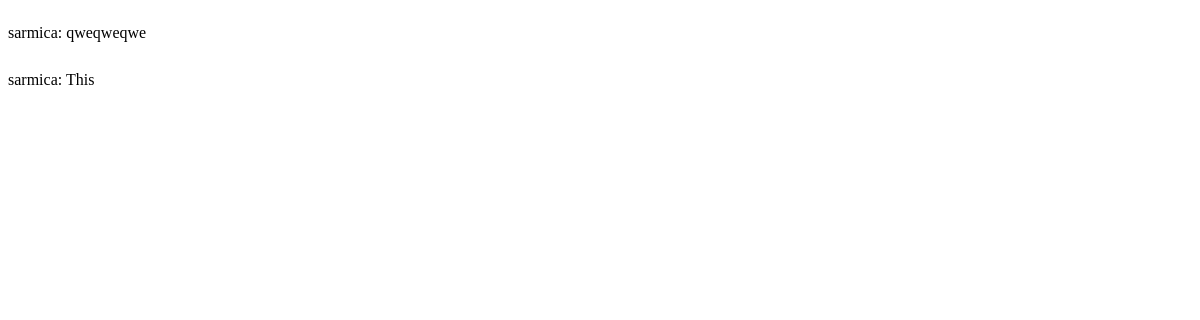
The app's page /comments/225/, older data.
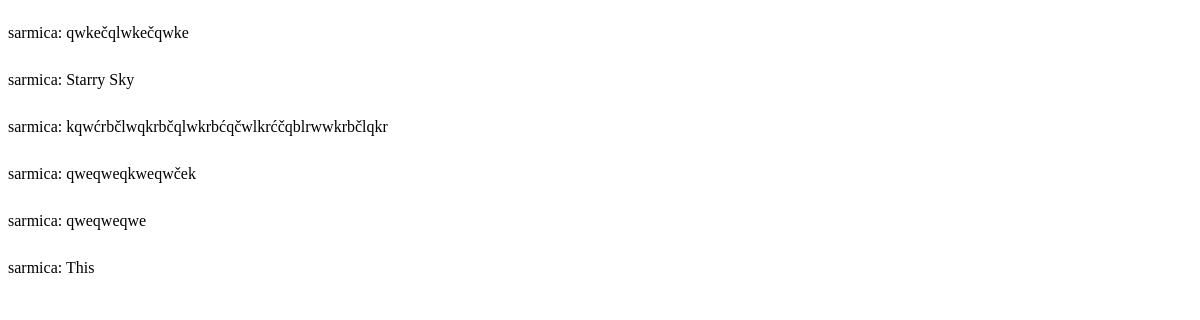
The same page, newer data.
### posts/models.py (models this page shows, shortened)
class Comment(models.Model):
    username = models.ForeignKey(User, on_delete=models.CASCADE)
    post = models.ForeignKey(Post, on_delete=models.CASCADE)
    text = models.CharField(max_length=700)
    likes_count = models.IntegerField()
    pub_date = models.DateField()
    def __str__(self):
        comment =  self.username.username + ": " + self.text.rstrip()
        return comment

### posts/views.py (the view)
# urls.py: path("comments/<int:pk>/", views.ShowPostComments.as_view(), name="show_comments"),
class ShowPostComments(ListView):
    template_name = "snippets/comment.html"
    model = Comment
    def get(self, request, pk):
        comments = Comment.objects.all().filter(post=pk).order_by('-pub_date', '-id')
        return render(request, self.template_name, {'comments':comments})

### posts/templates/snippets/comment.html (shortened to what this page needs)
{% for comment in comments %}
  {% if comment.text != '' %}
    <div style="
    display: inline-grid;
    grid-template-columns: 3fr 1fr 1fr;
    margin-bottom: 1vh;
    column-gap: 1vh;
    word-wrap: break-word;
    word-break: break-all;
    width: 100%;">
      <p name="comment{{ comment.id }}" id="comment{{ comment.id }}" class="posted-comment"
      style="margin-bottom: 5px;
      grid-row: 1;
      grid-column: 1;">
        {{ comment }}</p>
    </div>
  {% endif %}
{% endfor %}

Row changes from the older to the newer data that the page shows:
added Comment: username+text "sarmica: qwkečqlwkečqwke"
added Comment: username+text "sarmica: Starry Sky"
added Comment: username+text "sarmica: kqwćrbčlwqkrbčqlwkrbćqčwlkrćčqblrwwkrbčlqkr"
added Comment: username+text "sarmica: qweqweqkweqwček"
